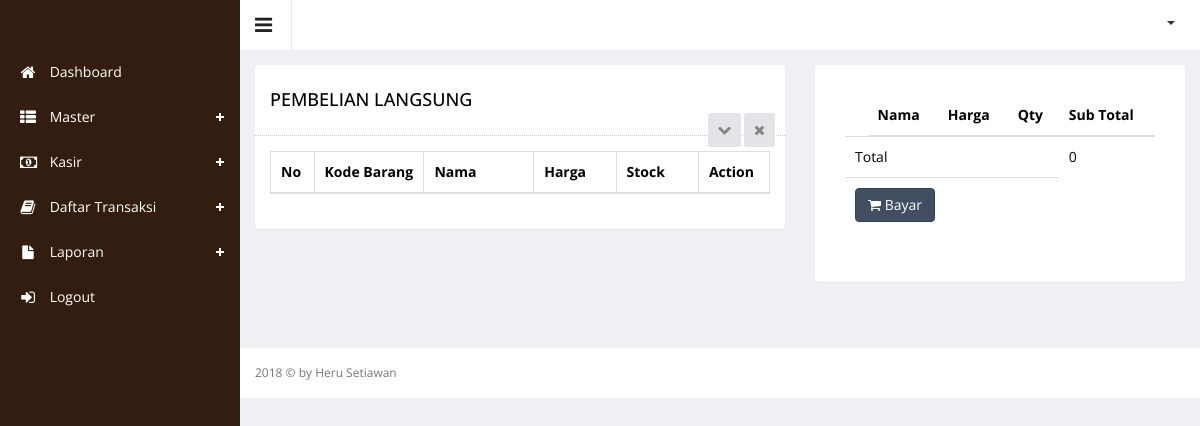
/index.php?hal=beli_langsung (signed in), run on an earlier commit of the app's database.
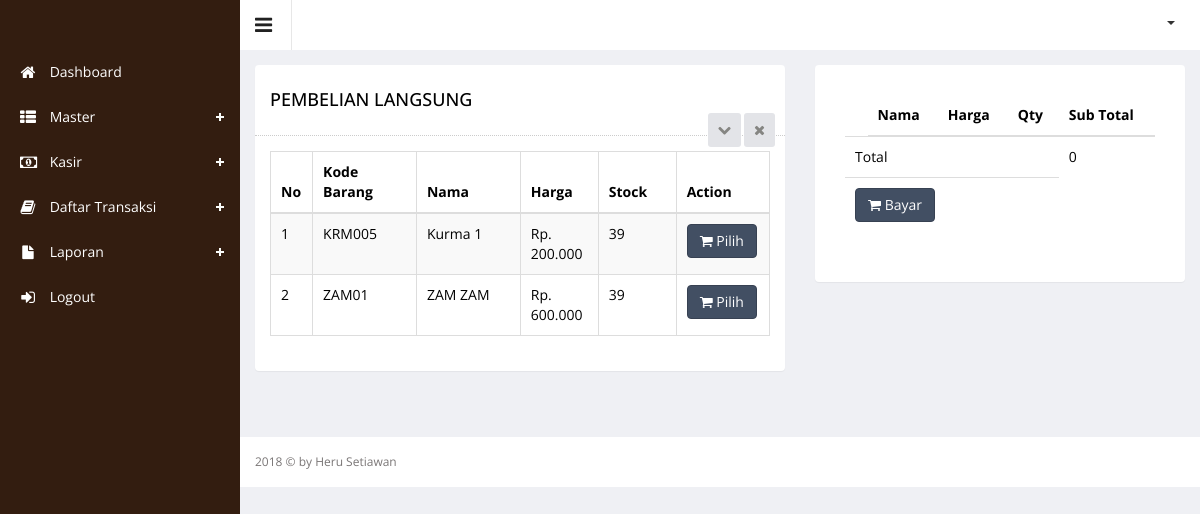
And on a later commit of the database.
### tables this page shows
CREATE TABLE `barang` (
  `id` int(11) NOT NULL,
  `kdbrg` varchar(50) NOT NULL,
  `nmbrg` varchar(100) NOT NULL,
  `harga` int(11) NOT NULL,
  `stock` int(11) NOT NULL,
  `tanggal` datetime NOT NULL,
  `category_id` int(11) NOT NULL,
  `id_satuan` int(11) NOT NULL
);

### beli_langsung.php (the view, shortened to what the changed rows need)
<?php
include "config.php";
$id_session=$_SESSION['id_session'];
 ?>
       <div class="wrapper">
    <div class="row">
        <div class="col-sm-7">
            <section class="panel">
                <div class="panel-body">
                    <div class="adv-table editable-table ">
                        <table class="table table-striped table-hover table-bordered" id="editable-sample">
                            <thead>
                            <tr>
                                <th width="5%">No</th>
                                <th width="20%">Kode Barang</th>
                                <th width="20%">Nama</th>
                                <th width="15%">Harga</th>
                                <th width="15%">Stock</th>
                                <th width="10%">Action</th>
                            </tr>
                            </thead>
                            <tbody>
                            <?php
                            $no = 1;
                            $queryProduct = $connect->query("SELECT barang.id, barang.kdbrg, barang.nmbrg, barang.harga, barang.stock, category.category_id, category.category_name, satuan.id_satuan, satuan.nmsatuan
                             FROM barang
                             JOIN category ON barang.category_id = category.category_id
                             JOIN satuan ON barang.id_satuan = satuan.id_satuan
                             ORDER BY id DESC");
                            while ($rowProduct = mysqli_fetch_array($queryProduct)) {
                                ?>
                                 <tr class="">
                                    <td><?php echo $no++ ?></td>
                                    <td><?php echo $rowProduct['kdbrg'] ?></td>
                                    <td><?php echo $rowProduct['nmbrg'] ?></td>
                                    <td>Rp. <?php echo number_format($rowProduct['harga'], 0, ',', '.'); ?></td>
                                    <td><?php echo $rowProduct['stock'] ?></td>
                                    <td>
                                        <a href="cart.php?&input=add&id_barang=<?=$rowProduct['id']?>&id_session=<?=$id_session?>">
                                            <button class="btn btn-primary" type="submit"><i class="fa fa-shopping-cart" aria-hidden="true"></i>
                                                Pilih
                                            </button>
                                        </a>
                                    </td>
                                </tr>
                            <?php } ?>
                            </tbody>
                        </table>
                    </div>
                </div>
            </section>
        </div>
           <div class="col-md-5">
            <div class="panel">
                <div class="panel-body">
                    <div class="blog-post">
                        <div class="media">
                            <div class="panel-body">
                                <table class="table">
                                    <thead>
                                    <tr>
                                        <td></td>
                                        <th>Nama</th>
                                        <th>Harga</th>
                                        <th>Qty</th>
                                        <th>Sub Total</th>
                                    </tr>
                                    </thead>
                                </table>
                            </div>
                        </div>
                    </div>
                </div>
            </div>
        </div>
    </div>
</div>

What changed in the data, as far as the page shows it:
added barang: kdbrg "KRM005", nmbrg "Kurma 1", harga "200.000", stock "39"
now on this page (row edited): barang: kdbrg "ZAM01", nmbrg "ZAM ZAM", harga "600.000", stock "39"
